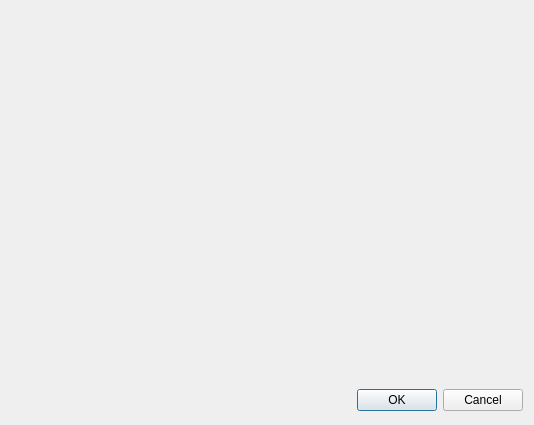
<?xml version="1.0" encoding="UTF-8"?>
<ui version="4.0">
 <class>poker::view::EditCardDialog</class>
 <widget class="QDialog" name="poker::view::EditCardDialog">
  <property name="geometry">
   <rect>
    <x>0</x>
    <y>0</y>
    <width>530</width>
    <height>425</height>
   </rect>
  </property>
  <property name="windowTitle">
   <string>Dialog</string>
  </property>
  <layout class="QVBoxLayout" name="verticalLayout">
   <item>
    <widget class="poker::view::CardEditWidget" name="cardEditor" native="true">
     <property name="sizePolicy">
      <sizepolicy hsizetype="Preferred" vsizetype="Preferred">
       <horstretch>0</horstretch>
       <verstretch>0</verstretch>
      </sizepolicy>
     </property>
     <property name="minimumSize">
      <size>
       <width>512</width>
       <height>370</height>
      </size>
     </property>
     <property name="maximumSize">
      <size>
       <width>512</width>
       <height>370</height>
      </size>
     </property>
    </widget>
   </item>
   <item>
    <widget class="QDialogButtonBox" name="buttonBox">
     <property name="orientation">
      <enum>Qt::Horizontal</enum>
     </property>
     <property name="standardButtons">
      <set>QDialogButtonBox::Cancel|QDialogButtonBox::Ok</set>
     </property>
    </widget>
   </item>
  </layout>
 </widget>
 <customwidgets>
  <customwidget>
   <class>poker::view::CardEditWidget</class>
   <extends>QWidget</extends>
   <header location="global">view/cardeditwidget.hpp</header>
   <container>1</container>
  </customwidget>
 </customwidgets>
 <resources/>
 <connections>
  <connection>
   <sender>buttonBox</sender>
   <signal>accepted()</signal>
   <receiver>poker::view::EditCardDialog</receiver>
   <slot>accept()</slot>
   <hints>
    <hint type="sourcelabel">
     <x>248</x>
     <y>254</y>
    </hint>
    <hint type="destinationlabel">
     <x>157</x>
     <y>274</y>
    </hint>
   </hints>
  </connection>
  <connection>
   <sender>buttonBox</sender>
   <signal>rejected()</signal>
   <receiver>poker::view::EditCardDialog</receiver>
   <slot>reject()</slot>
   <hints>
    <hint type="sourcelabel">
     <x>316</x>
     <y>260</y>
    </hint>
    <hint type="destinationlabel">
     <x>286</x>
     <y>274</y>
    </hint>
   </hints>
  </connection>
 </connections>
</ui>
